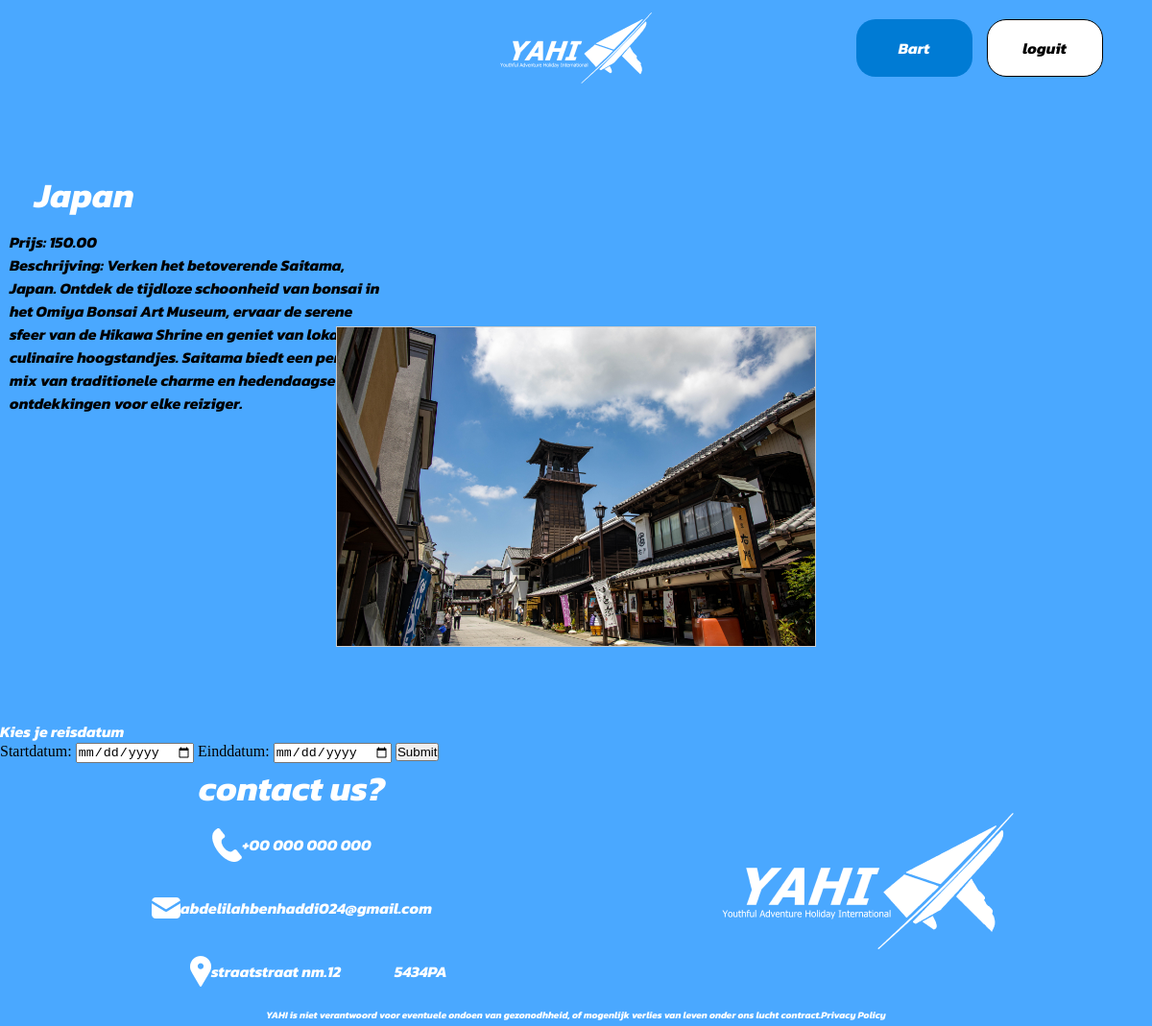
Page /docker/html/pages/landen/Japan.php (signed in) on the committed database.
### tables this page shows
CREATE TABLE `reizen` (
  `id` int(11) NOT NULL,
  `naam` varchar(100) NOT NULL,
  `beschrijving` text NOT NULL,
  `prijs` decimal(10,2) NOT NULL,
  `bestemmingen_id` int(11) NOT NULL,
  `file` varchar(50) NOT NULL
);

### docker/html/pages/landen/Japan.php (the view, shortened to what this page needs)
<!DOCTYPE html>
<html lang="en">
<head>
    <link rel="stylesheet" href="../../css/maincss.css">
</head>
<body>
    <?php
        include '../../includes/header.php';
        include "../conn.php";
        $specific_naam = 'Japan';
        $stmt = $connection->prepare("SELECT id, naam, prijs, beschrijving, file FROM reizen WHERE naam = :naam");
        $stmt->bindParam(':naam', $specific_naam);
        $stmt->execute();
        echo '<div class="singleReis">';
        echo '<section class="productenRow">';
        while ($row = $stmt->fetch(PDO::FETCH_ASSOC)) {
            echo '<div class="singleReis">';
            echo '<div class="singleTitle">';
            echo '<h6>' . htmlspecialchars($row['naam']) . '</h6>';
            echo '</div>';
            echo '<div class="singleText">';
            echo '<h4>Prijs: ' . htmlspecialchars($row['prijs']) . '</h4>';
            echo '<h4>Beschrijving: ' . htmlspecialchars($row['beschrijving']) . '</h4>';
            echo '</div>';
            echo '<div class="singleConImgFlorida">';
            echo '<div class="singleImgFlorida">';
            echo '<img src="../uploads/' . htmlspecialchars($row['file']) . '" alt="' . htmlspecialchars($row['naam']) . '">';
            echo '</div>';
            echo '</div>';
            echo '</div>';
        }
        echo '</section>';
        echo '</div>';
    ?>
    <h1>Kies je reisdatum</h1>
    <form method="POST" action="../submit_booking.php">
        <label for="startdatum">Startdatum:</label>
        <input type="date" id="startdatum" name="startdatum" required>
        <label for="einddatum">Einddatum:</label>
        <input type="date" id="einddatum" name="einddatum" required>
        <button type="submit">Submit</button>
    </form>
</body>
</html>
<?php
    include '../../includes/footer.php';
?>

### docker/html/css/maincss.css (style rules this page uses)
* { margin: 0; padding: 0; box-sizing: border-box; }
body { background-color: #4AA8FF; }
h1 { font-family: "Kanit", sans-serif; font-size: 16px; font-weight: 700; font-style: italic; color: white; }
h4 { font-family: "Kanit", sans-serif; font-style: italic; font-size: 16px; }
h6 { font-family: "Kanit", sans-serif; font-size: 36px; font-style: italic; display: flex; justify-content: center; align-items: center; color: #ffffff; }
.productenRow { width: 100%; height: 100%; display: flex; flex-wrap: wrap; justify-content: space-between; font-family: 'Lato', sans-serif; }
.singleReis { height: 650px; width: 100%; display: flex; flex-direction: column; justify-content: center; }
.singleTitle { height: 64px; width: 176px; }
.singleText { height: 100px; width: 390px; margin-left: 10px; }
.singleConImgFlorida { width: 100%; max-width: 500px; height: auto; margin: 0 auto; border: 1px solid #ccc; overflow: hidden; }
.singleImgFlorida { width: 100%; height: auto; }
.singleImgFlorida img { width: 100%; height: auto; display: block; object-fit: cover; }

### rows in the picture
reizen: naam "Japan", prijs "150.00", beschrijving "Verken het betoverende Saitama, Japan. Ontdek de tijdloze schoonheid van bonsai in het Omiya Bonsai Art Museum, ervaar de serene sfeer van de Hikawa Shrine en geniet van lokale culinaire hoogstandjes. Saitama biedt een perfecte mix van traditionele charme en hedendaagse ontdekkingen voor elke reiziger.", file (picture)

### other values in the picture
$_SESSION['user'] "Bart"
